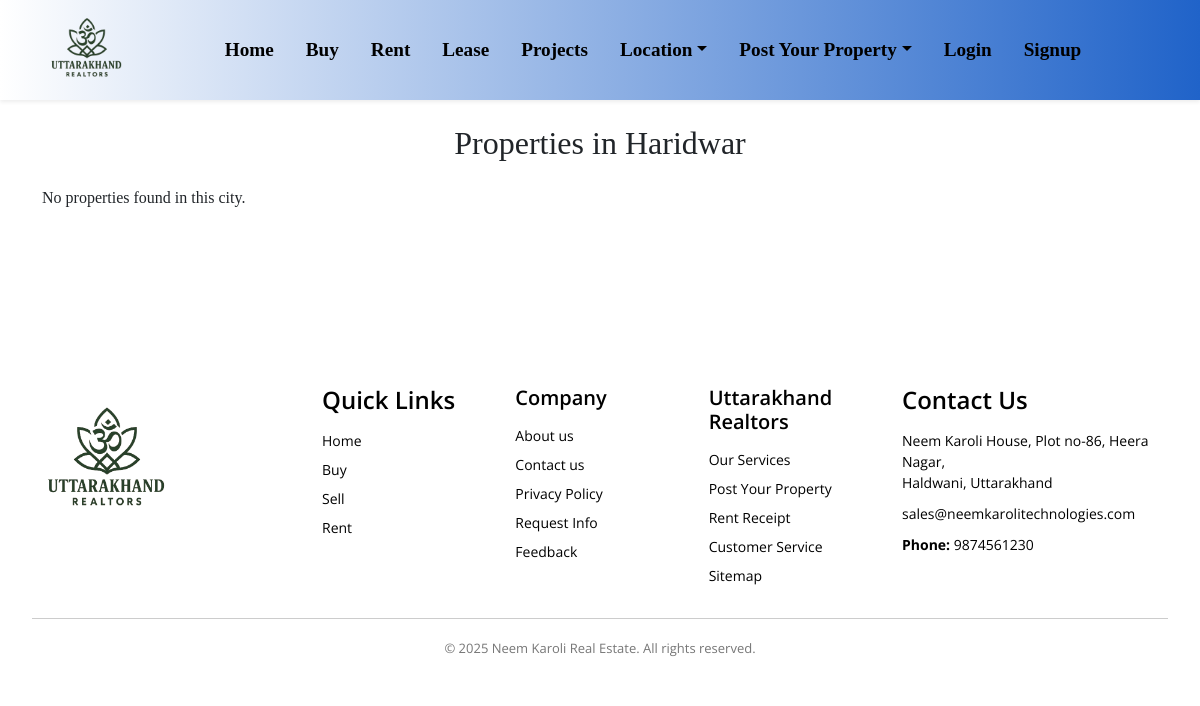
The page /city/9/ on the database as committed earlier.
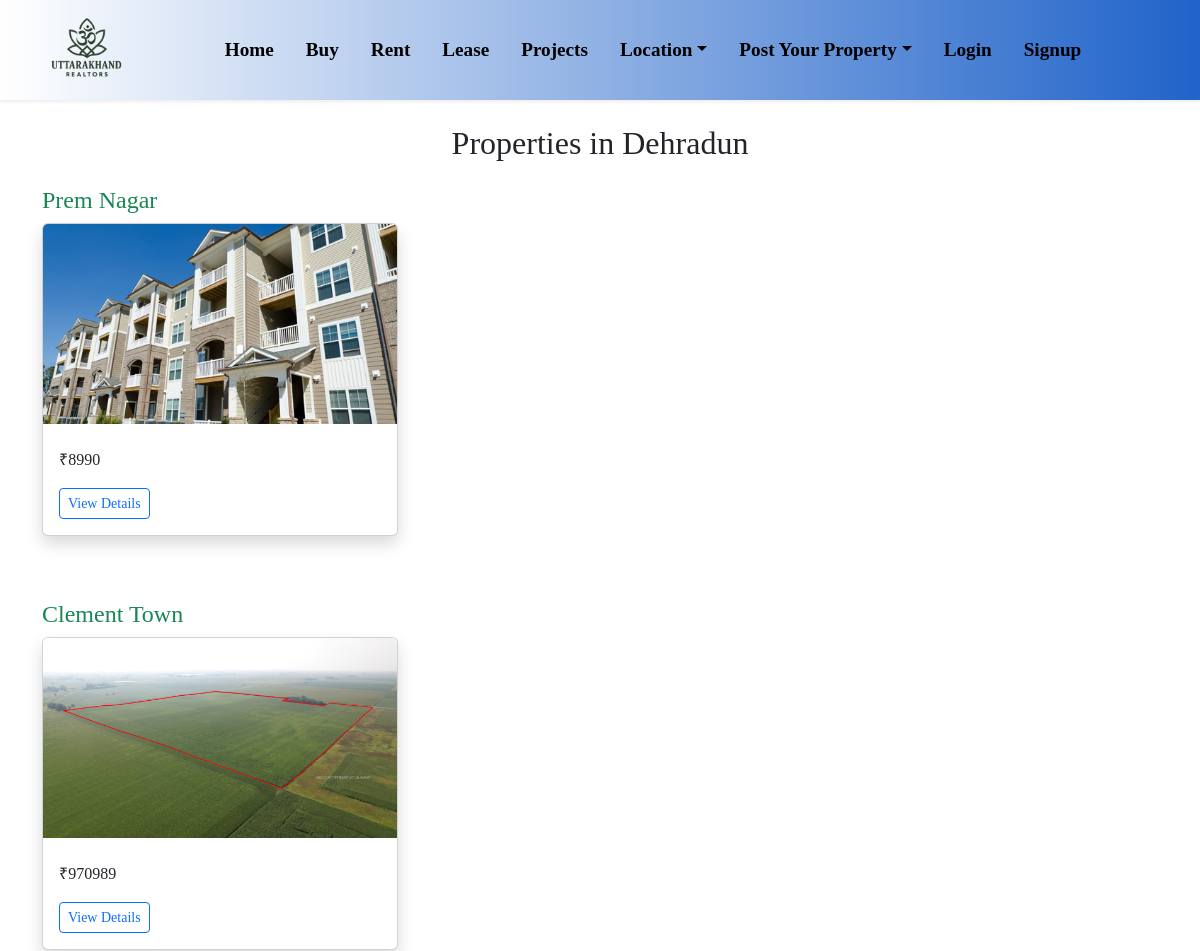
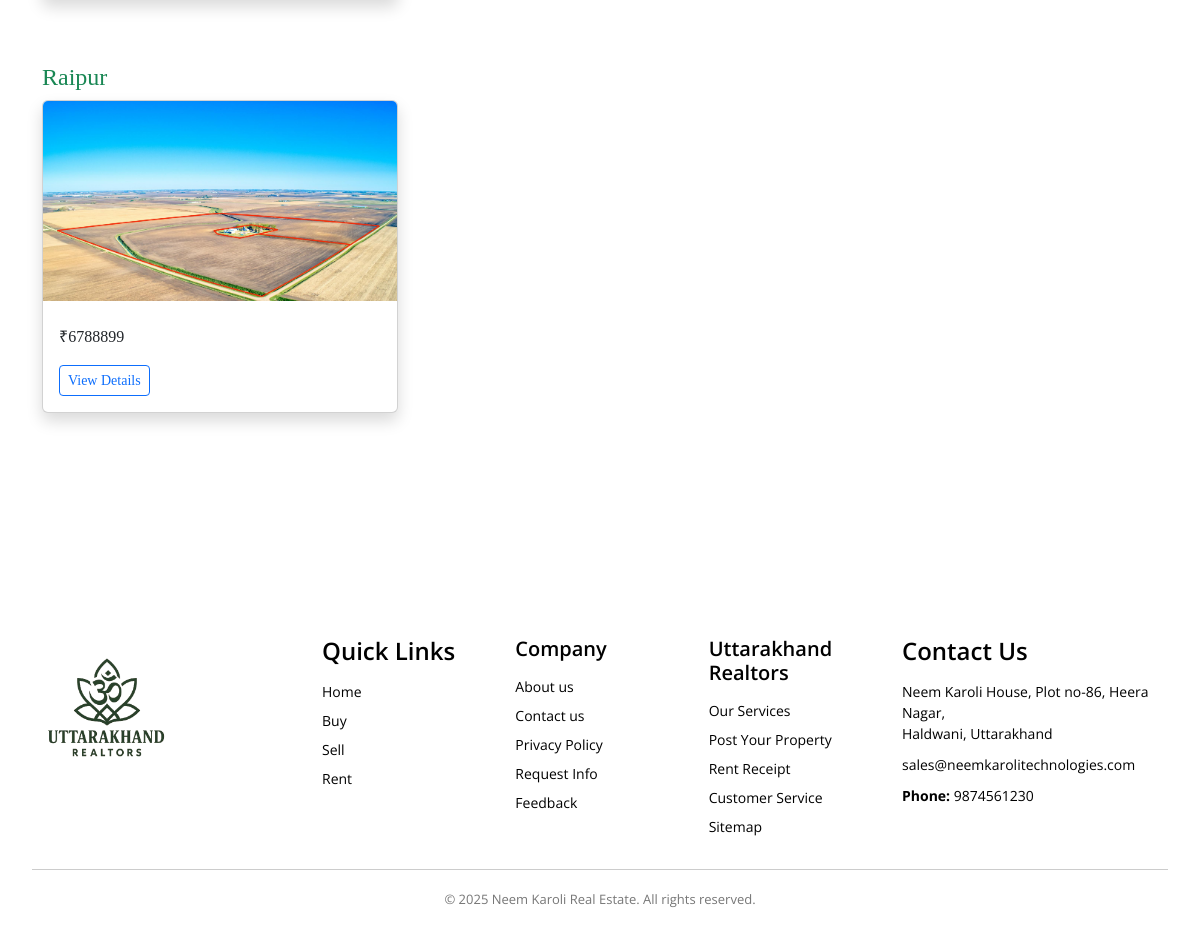
The same page on the database as committed later (2 pictures, top to bottom).
### my_app/models.py (models this page shows, shortened)
class City(models.Model):
    name = models.CharField(max_length=50)

class Location(models.Model):
    name = models.CharField(max_length=100)
    city = models.ForeignKey(City, on_delete=models.CASCADE, related_name='locations')

class Property(models.Model):
    purpose = models.ForeignKey(Purpose, on_delete=models.SET_NULL, null=True)
    property_type = models.ForeignKey(PropertyType, on_delete=models.SET_NULL, null=True)
    city = models.ForeignKey(City, on_delete=models.SET_NULL, null=True)
    location = models.ForeignKey(Location, on_delete=models.SET_NULL, null=True)
    price = models.PositiveIntegerField()
    area = models.PositiveIntegerField(null=True, blank=True)  # in sq.ft
    description = models.TextField(max_length=1000)
    facing = models.CharField(max_length=50, null=True, blank=True)
    ownership = models.CharField(max_length=100, null=True, blank=True)
    transaction_type = models.CharField(max_length=100, null=True, blank=True)
    agent_phone = models.CharField(max_length=15, null=True, blank=True)
    brochure = models.FileField(upload_to='property/brochures/', null=True, blank=True)
    posted_on = models.DateTimeField(auto_now_add=True)
    posted_by = models.ForeignKey(User, on_delete=models.SET_NULL, null=True, blank=True)
    is_approved = models.BooleanField(default=False)

class PropertyImage(models.Model):
    property = models.ForeignKey(Property, related_name='images', on_delete=models.CASCADE)
    image = models.ImageField(upload_to='property_images/')

### my_app/views.py (the view)
# urls.py: path('city/<int:city_id>/', views.city_detail, name='city_detail'),
def city_detail(request, city_id):
    city = get_object_or_404(City, id=city_id)
    locations = city.locations.all()
    location_properties = []
    for location in locations:
        properties = Property.objects.filter(location=location)
        if properties.exists():
            location_properties.append({
                'location': location,
                'properties': properties
            })
    return render(request, 'city_detail.html', {
        'city': city,
        'location_properties': location_properties
    })

### my_app/templates/city_detail.html (shortened to what this page needs)
{% extends 'common.html' %}
{% block content %}
  <div class="container py-4">
    <h2 class="mb-4 text-center">Properties in {{ city.name }}</h2>
    {% for group in location_properties %}
      <div class="mb-5">
        <h4 class="text-success">{{ group.location.name }}</h4>
        <div class="row d-flex">
          {% for prop in group.properties %}
            <div class="col-md-4 d-flex align-items-stretch mb-3">
              <div class="card shadow h-100 w-100">
                {% if prop.images.all|length > 0 %}
                  <img src="{{ prop.images.first.image.url }}" class="card-img-top" alt="Property Image" style="height: 200px; object-fit: cover;" />
                {% else %}
                  <img src="https://via.placeholder.com/400x250?text=No+Image" class="card-img-top" alt="No image available" style="height: 200px; object-fit: cover;" />
                {% endif %}
                <div class="card-body d-flex flex-column">
                  <p class="card-text">₹{{ prop.price }}</p>
                  <div class="mt-auto">
                    <a href="{% url 'property_detail' prop.id %}" class="btn btn-outline-primary btn-sm">View Details</a>
                  </div>
                </div>
              </div>
            </div>
          {% endfor %}
        </div>
      </div>
    {% empty %}
      <p>No properties found in this city.</p>
    {% endfor %}
  </div>
{% endblock %}

Rows that differ between the two databases and show on the page:
changed City: name "Haridwar" → "Dehradun"
now on this page (row edited): Location: location.name "Prem Nagar"
now on this page (row edited): Property: images.first.image (picture), price "8990", shown under "Prem Nagar"
now on this page (row edited): Location: location.name "Clement Town"
now on this page (row edited): Property: images.first.image (picture), price "970989", shown under "Clement Town"
now on this page (row edited): Location: location.name "Raipur"
now on this page (row edited): Property: images.first.image (picture), price "6788899", shown under "Raipur"
Other text that changed with them:
text no longer shown: "No properties found in this city."
